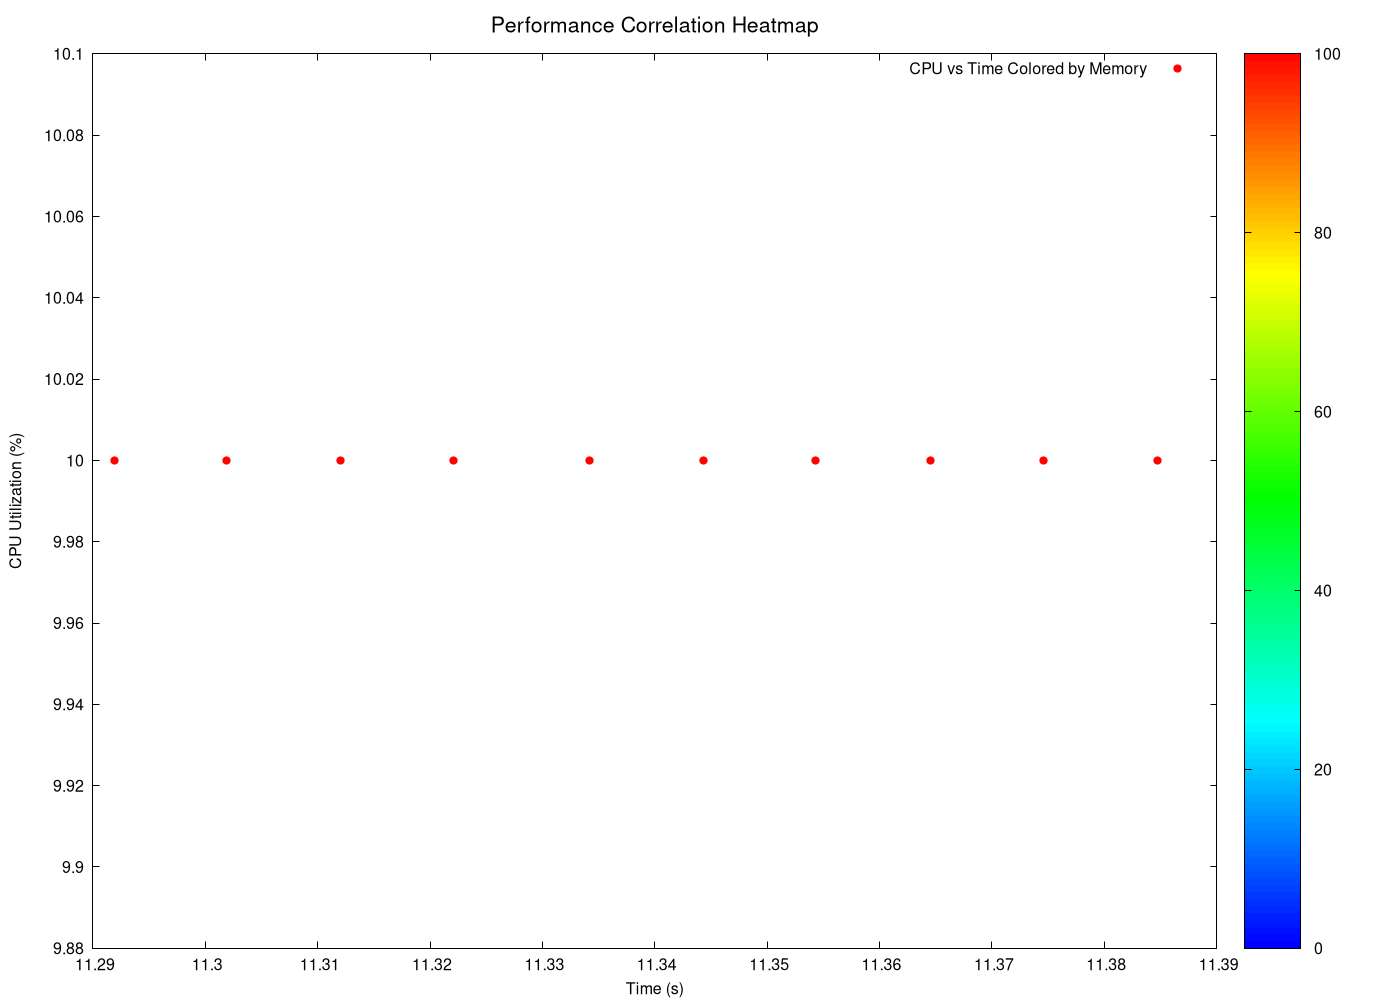

This chart was generated by the following gnuplot code:
# GNUplot script for 3D heatmaps
set terminal pngcairo enhanced font 'Helvetica,12' size 1400,1000
set output 'png/merge_sort_20260131_225833_3d_heatmap_heatmap.png'

set title 'Performance Correlation Heatmap' font 'Helvetica,16'
set xlabel 'Time (s)' font 'Helvetica,12'
set ylabel 'CPU Utilization (%)' font 'Helvetica,12'
set zlabel 'Memory Usage (MB)' font 'Helvetica,12'

# Configure pm3d for heatmap
set pm3d map
set palette defined (0 '#0000ff', 1 '#00ffff', 2 '#00ff00', 3 '#ffff00', 4 '#ff0000')
set cbrange [0:]
set view map

# 2D heatmap projection (since we have time-series data)
plot 'png/merge_sort_20260131_225833_3d_heatmap_heatmap.dat' using 1:2:3 with points palette pt 7 ps 1.2 title 'CPU vs Time Colored by Memory'
